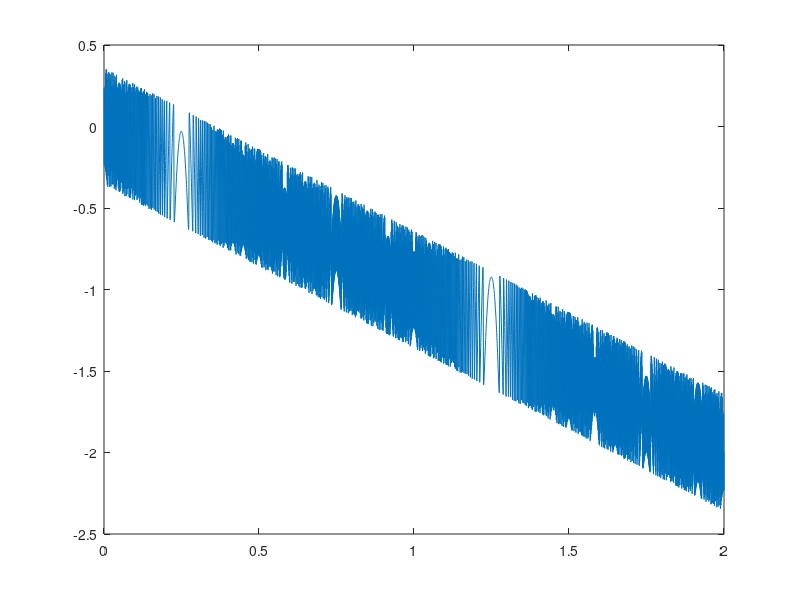

Write the MATLAB code that produced this figure.
phi = exp(1i*pi*[0 1 0.9 0.1]).';

Theta = [];
Theta0 = linspace(0, 2*pi, 5000);
for theta0 = Theta0
    phi = phi / exp(1i*theta0);
    phi = phi*exp(1i*pi/4);
    phir = real(phi);
    phii = imag(phi);
    
    theta = atan2((phir.'*phii), (phir.'*phir));
    
    Theta(end+1) = theta ;
end

figure;
plot(Theta0/pi, (Theta - Theta0)/pi);